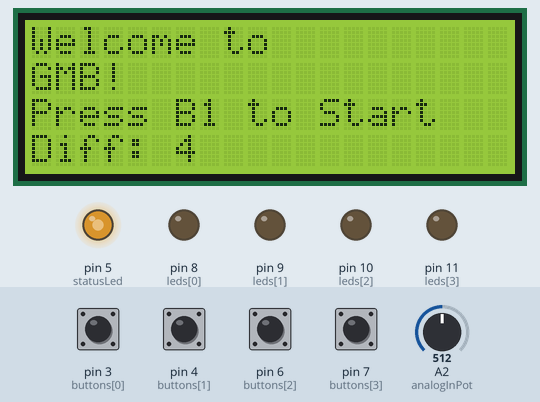
This sketch was run on a simulated Arduino Uno, built with avr-gcc and run on an emulated ATmega328P. On the bench: 20×4 character LCD, output pins drawn as LEDs (lit = HIGH). The inputs (shaded band) are chosen by the test bench; at power-on: pin 3 (buttons[0]), pin 4 (buttons[1]), pin 6 (buttons[2]), pin 7 (buttons[3]) LOW, A2 (analogInPot) = 512. Random numbers use the default seed unless the sketch sets one.

Above: at 1.2 s.
1.3 s: pin 3 (buttons[0]) pulled HIGH for 0.15 s
At 1.7 s:
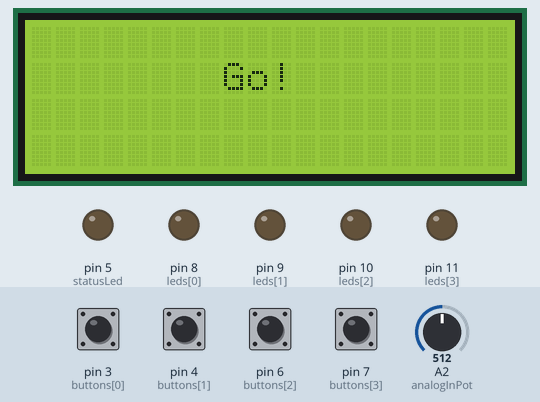
4.4 s: pin 4 (buttons[1]) pulled HIGH for 0.15 s
At 7.2 s:
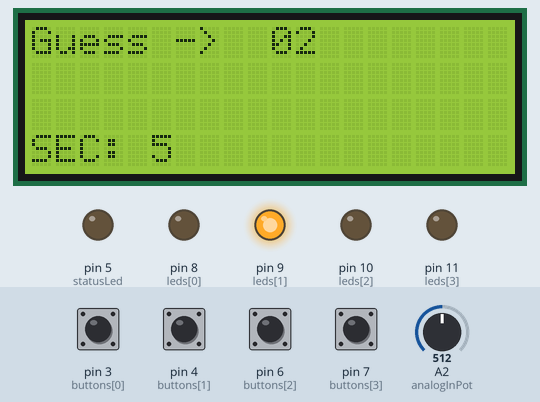
7.5 s: pin 6 (buttons[2]) pulled HIGH for 0.15 s
At 10.2 s:
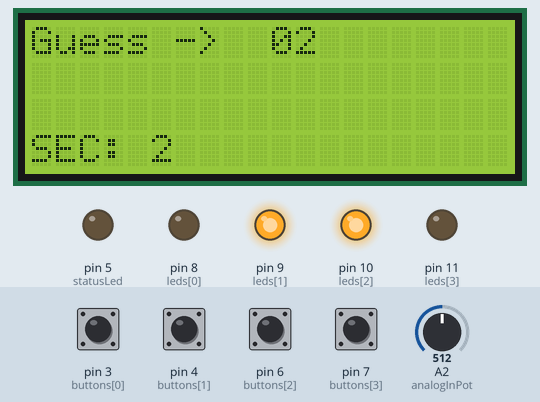
10.6 s: pin 4 (buttons[1]) pulled HIGH for 1 s
At 13.2 s:
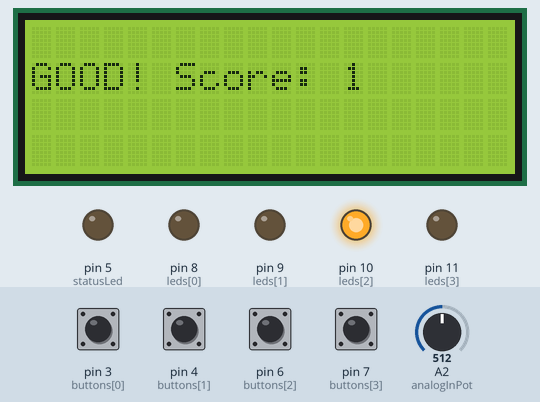
14.6 s: pin 7 (buttons[3]) pulled HIGH for 0.15 s
At 15.5 s:
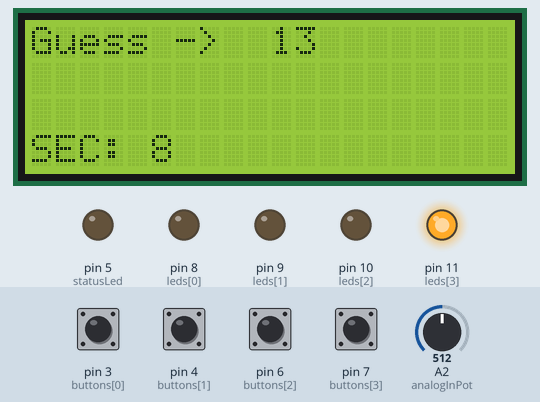
17.7 s: pin 3 (buttons[0]) pulled HIGH for 1 s
At 24.9 s:
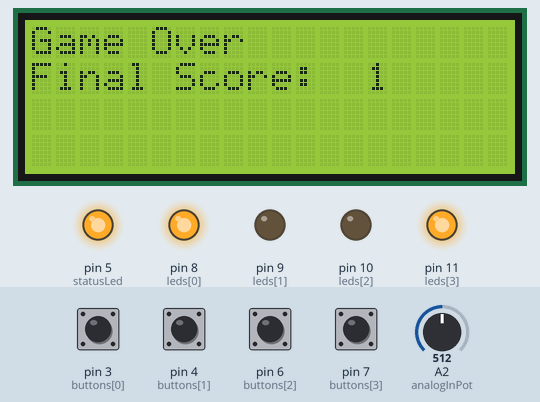
Timing chart, 0 to 25.3 s (numbered marks = the images above; inputs shaded):
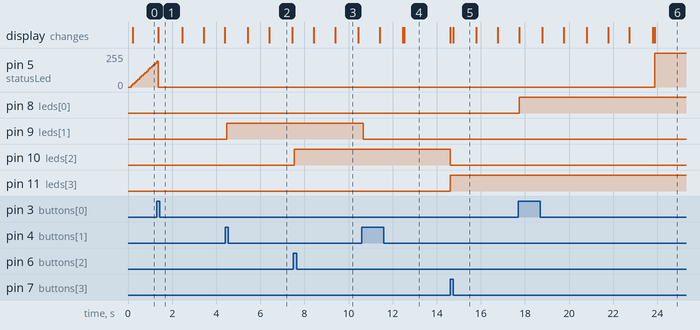

Measured:
- after the input at 1.3 s, the display: changes after 0.08 s (image 1)
- after the input at 4.4 s, pin 9 (leds[1]): LOW → HIGH after 0.07 s
- after the input at 7.5 s, pin 10 (leds[2]): LOW → HIGH at once
- after the input at 10.6 s, pin 9 (leds[1]): HIGH → LOW after 0.06 s
- after the input at 14.6 s, pin 11 (leds[3]): LOW → HIGH at once
- after the input at 17.7 s, pin 8 (leds[0]): LOW → HIGH at once
- what the display in image 2 shows lasts 1.1 s, from 6.4 s to 7.5 s

The sketch:

iot_project_1.ino
```cpp
/**
 * The main arduino file
 * @author Senni Mattia, Fattori Fabio, Tonelli Francesco
 * Group members:
 * Senni Mattia, 0001079869
 * Fattori Fabio, 0001071463
 * Tonelli Francesco, 0001071531
 */

#include "controllers.hpp"
#include <LiquidCrystal_I2C.h>
#include "math.h"
#include <avr/sleep.h>

#define GO_PROMPT_TIME 1000
#define GAME_OVER_TIME 10000
#define SLEEP_MODE_TIME 10000
#define CORRECT_ANSWER_TIME 2000
#define INTERUPT_DELAY 40

/**
 * When isTest is true, the application run's on test mode, that means
 * that it do not start with the real application but it start a demo
 * application that let the user check if components setup is corrects
 *
 * When isTest is false, just start the normal application
 */
const bool isTest = false;

const int statusLed = 5;
const int analogInPot = A2;

const int buttons[] = {3, 4, 6, 7};
const int leds[] = {8, 9, 10, 11};
bool isButtonPressed[] = {false, false, false, false};

// Status led Fading variables
int brightness = 0;
int fadeAmount = 12;

long prevB1PressCheck = 0;

unsigned long lastButtonClick = 0;
unsigned long lastMancheStartTime = 0;
bool mancheTimerEndEventTriggered = false;

/**
 * When app is in verbose mode it enable logging using log function, else it do not display log
 */
const bool verbose = true;

LiquidCrystal_I2C lcd(0x27, 20, 4);

/**
 * The setup and loop functions are in the bottom of the file
 */

void log(char *message)
{
  if (verbose)
  {
    Serial.println(message);
  }
}

void initSleepModeTimer()
{
  lastButtonClick = millis();
}

void checkSleepMode()
{
  for (int button : buttons)
  {
    if (digitalRead(button) == HIGH)
    {
      lastButtonClick = millis();
    }
  }
  if (millis() - lastButtonClick > SLEEP_MODE_TIME)
  {
    setSleep();
  }
}

void startMancheTimer()
{
  lastMancheStartTime = millis();
  mancheTimerEndEventTriggered = false;
}

bool checkMancheTimer()
{
  const int actualTime = millis() - lastMancheStartTime;
  if (!mancheTimerEndEventTriggered && actualTime >= getTimer())
  {
    // match finished
    mancheTimerEndEventTriggered = true;
    handleMoveTimerEnd();
  }
}

void turnoOfAllLeds()
{
  for (int led : leds)
  {
    digitalWrite(led, LOW);
  }

  digitalWrite(statusLed, LOW);
}

void pulseStatusLed()
{
  brightness = brightness + fadeAmount;
  if (brightness <= 0 || brightness >= 255)
  {
    if (brightness < 0)
    {
      brightness = 0;
    }
    if (brightness > 255)
    {
      brightness = 255;
    }
    fadeAmount = -fadeAmount;
  }
  analogWrite(statusLed, brightness);
}

void triggerStatusLed()
{
  digitalWrite(statusLed, HIGH);
}

void cleanScreen()
{
  int rows[] = {0, 1, 2, 3};
  for (int row : rows)
  {
    lcd.setCursor(0, row);
    lcd.print("                   ");
  }
}

void printWelcomeMessage()
{
  lcd.setCursor(0, 0);
  lcd.print("Welcome to          ");
  lcd.setCursor(0, 1);
  lcd.print("GMB!                ");
  lcd.setCursor(0, 2);
  lcd.print("Press B1 to Start   ");
  lcd.setCursor(0, 3);
  lcd.print("Diff: ");
  lcd.setCursor(6, 3);
  lcd.print(getCurrentDifficult());
  lcd.setCursor(8, 3);
  lcd.print("            ");
}

void printGo()
{
  lcd.setCursor(0, 0);
  lcd.print("                    ");
  lcd.setCursor(0, 1);
  lcd.print("        Go!         ");
  lcd.setCursor(0, 2);
  lcd.print("                    ");
  lcd.setCursor(0, 3);
  lcd.print("                    ");
}

void printNumber(int number)
{
  lcd.setCursor(0, 0);
  lcd.print("Guess ->  ");
  lcd.setCursor(10, 0);

  if (number < 10)
  {
    lcd.print("0");
  }
  lcd.print(number);
  lcd.setCursor(12, 0);
  lcd.print("              ");
  lcd.setCursor(0, 1);
  lcd.print("                    ");
  lcd.setCursor(0, 2);
  lcd.print("                    ");
  lcd.setCursor(0, 3);
  lcd.print("SEC: ");
  lcd.setCursor(5, 3);
  auto time = getTimer();
  auto rt = (int)ceil((time - (millis() - lastMancheStartTime))/1000);
  lcd.print(rt);
  const int decs[] = {4, 3, 2, 1};
  int curr = 5;
  for (int dec : decs)
  {
    if (time < pow(10, dec))
    {
      curr++;
      lcd.print(" ");
    }
  }
}

void printGoodScore()
{
  lcd.setCursor(0, 0);
  lcd.print("                    ");
  lcd.setCursor(0, 1);
  lcd.print("GOOD! Score: ");
  lcd.setCursor(13, 1);
  auto score = getScore();
  lcd.print(score);
  if (score < 10)
  {
    lcd.setCursor(14, 1);
    lcd.print(" ");
  }
  lcd.setCursor(15, 1);
  lcd.print("     ");
  lcd.setCursor(0, 2);
  lcd.print("                    ");
  lcd.setCursor(0, 3);
  lcd.print("                    ");
}

void printGameOver(int score)
{
  cleanScreen();
  lcd.setCursor(0, 0);
  lcd.print("Game Over");
  lcd.setCursor(0, 1);
  lcd.print("Final Score: ");
  lcd.setCursor(14, 1);
  lcd.print(score);
}

void updatePotentiometerDifficult()
{
  int value = analogRead(analogInPot);
  updateDifficult(value);
}

void prepareSleepMode()
{
  for (int led : leds)
  {
    digitalWrite(led, LOW);
  }
  digitalWrite(statusLed, LOW);
  lcd.noBacklight();
  lcd.setCursor(0, 0);
  lcd.print("                     ");
  lcd.setCursor(0, 1);
  lcd.print("                     ");
  lcd.setCursor(0, 2);
  lcd.print("                     ");
  lcd.setCursor(0, 3);
  lcd.print("                     ");
}

void prepareForWakeUp()
{
  lcd.backlight();
}

void handleB1Press()
{
  long ts = millis();
  if (ts - prevB1PressCheck > INTERUPT_DELAY)
  {
    if (isWaitingForStart())
    {
      startGame();
    }
    prevB1PressCheck = ts;
  }
}

void gameRoutine()
{
  printNumber(getExtractedNumber());

  for (int i = 0; i < getLedNumber(); i++)
  {
    if (digitalRead(buttons[i]) == HIGH)
    {
      if (isButtonPressed[i] == false)
      {
        pressButton(i);
      }
      isButtonPressed[i] = true;
    }
    else
    {
      isButtonPressed[i] = false;
    }
  }

  for (int i = 0; i < getLedNumber(); i++)
  {
    if (isLedActive(i))
    {
      digitalWrite(leds[i], HIGH);
    }
    else
    {
      digitalWrite(leds[i], LOW);
    }
  }
}

void handleMoveTimerEnd()
{
  if (isGameStarted())
  {
    setIsWaitResult();
  }
}

int testPotentioMeterPV = 0;
void testComponentLoop()
{

  digitalWrite(statusLed, HIGH);
  int potentioMeterValue = analogRead(analogInPot);

  bool openButton[] = {false,
                       false,
                       false,
                       false};

  for (int i = 0; i < getLedNumber(); i++)
  {
    if (digitalRead(buttons[i]) == HIGH)
    {
      digitalWrite(leds[i], HIGH);
    }
    else
    {
      digitalWrite(leds[i], LOW);
    }
  }

  lcd.setCursor(0, 1);
  lcd.print("TEST: P: ");

  if (testPotentioMeterPV != potentioMeterValue)
  {
    lcd.setCursor(0, 2);
    lcd.print("    ");
    lcd.setCursor(0, 2);
    lcd.print(potentioMeterValue);
    testPotentioMeterPV = potentioMeterValue;
  }
}

void goToSleep()
{
  prepareSleepMode();
  set_sleep_mode(SLEEP_MODE_PWR_DOWN);
  sleep_enable();
  sleep_mode();
  sleep_disable();
  prepareForWakeUp();
  startGame();
}

void setup()
{
  // Init all buttons as input
  for (int button : buttons)
  {
    pinMode(button, INPUT);
  }

  // Init all buttons as output
  for (int led : leds)
  {
    pinMode(led, OUTPUT);
  }

  pinMode(statusLed, OUTPUT);

  Serial.begin(9600);

  // Init Display and turn on the backlight
  lcd.init();
  lcd.backlight();

  // If app is not running in test mode, attach all app Interrupt
  // For checkout what is test mode, please refer to the relative comment on the top of the file
  if (!isTest)
  {
    attachInterrupt(digitalPinToInterrupt(buttons[0]), handleB1Press, RISING);
  }
}

void loop()
{
  if (isTest)
  {
    // If app start in test mode run test routine loop
    random(1, 10);
    testComponentLoop();
  }
  else
  {
    // The game work as a state machine where for each different state it do something different
    if (isSleeping())
    {
      // When app is in sleep enable sleep mode
      goToSleep();
      // Once sleep mode end, the game will go in wait for start state so init the sleep mode timer
      initSleepModeTimer();
    }
    else if (isWaitingForStart())
    {
      // If app is in wait for start he is waiting for a B1 press, then display Welcome message,
      // pulse status led and listen for potentiometer variations
      checkSleepMode();
      printWelcomeMessage();
      pulseStatusLed();
      updatePotentiometerDifficult();
    }
    else if (isAboutToStart())
    {
      // In about to start app print GO message and once ready start manche timer
      printGo();
      turnoOfAllLeds();
      delay(GO_PROMPT_TIME);
      startGame();
      startMancheTimer();
    }
    else if (isGameStarted())
    {
      // The game routing listen for button press and turn on relativa led's.
      // Then checkout manche timer for see if time is end
      gameRoutine();
      checkMancheTimer();
    }
    else if (isWaitResult())
    {
      // When wait to result, use move() method for submit and check if user answer correct
      move();
    }
    else if (isCorrectAnswer())
    {
      // If the previous check return success, congrats to user and display score number, then it restart manche timer for next round
      // It automatically decrease the timer of an amount
      printGoodScore();
      delay(CORRECT_ANSWER_TIME);
      resume();
      startMancheTimer();
    }
    else if (isGameOver())
    {
      // When previous check return failure, print game over message with relative current score, then, initialize the game
      printGameOver(getScore());
      triggerStatusLed();
      delay(GAME_OVER_TIME);
      startGame();
      // Restart wait for start sleep mode timer
      initSleepModeTimer();
    }
  }
}
```

DifficultFunc.cpp
```cpp
/**
 * @author Senni Mattia, Fattori Fabio, Tonelli Francesco
 */
#include "DifficultFunc.hpp"

#define NUMBERS_OF_DIFFICULTIES 6
// 10 seconds by default
#define MILLISECONDS_STARTING_VALUE 10000
#define ANALOG_MAX_VALUE 1023
#define ANALOG_MIN_VALUE 0
#define PER

int difficulty = 0;

int getDifficult()
{
    return difficulty;
}

void setDifficult(int value)
{
    if (value >= ANALOG_MIN_VALUE && value <= ANALOG_MAX_VALUE)
    {
        for (int i = 0; i < NUMBERS_OF_DIFFICULTIES; i++)
        {
            int calculatedValue = (ANALOG_MAX_VALUE / NUMBERS_OF_DIFFICULTIES) * (i + 1);
            if (i == NUMBERS_OF_DIFFICULTIES - 1)
            {
                calculatedValue = ANALOG_MAX_VALUE;
            }
            if (value <= calculatedValue)
            {
                difficulty = i + 1;
                return;
            }
        }
    }
}

int getMillisecondsBasedByScore(int score)
{
    int time = MILLISECONDS_STARTING_VALUE - (MILLISECONDS_STARTING_VALUE * (((double)score) / 100.0 * difficulty * 2));
    return time < 0 ? 0 : time;
}
```

DifficultFunc.hpp
```cpp
#ifndef DIFFICULT_FUNC_H
#define DIFFICULT_FUNC_H

void setDifficult(int value);

int getDifficult();

int getMillisecondsBasedByScore(int score);

#endif
```

controllers.cpp
```cpp
/**
 * @author Senni Mattia, Fattori Fabio, Tonelli Francesco
 */
#include "guessNumber.hpp"
#include "controllers.hpp"
#include "DifficultFunc.hpp"
#include "Arduino.h"

#define WAITING_FOR_START 0
#define SLEEP_MODE 1
#define ABOUT_TO_START 2
#define IN_GAME 3
#define CORRECT_ANSWER 4
#define GAME_OVER 5
#define WAIT_RESULT 6

bool ledValues[] = {false, false, false, false};

short unsigned int gameState = WAITING_FOR_START;
// 0 -> Wait For Start
// 1 -> Sleep Mode
// 2 -> About To Start
// 3 -> In Game
// 4 -> Correct Answer
// 5 -> Game Over
// 6 -> Wait for Result

int currentScore = 0;

int getGameState()
{
    return gameState;
}

bool isGameStarted()
{
    return gameState == IN_GAME;
}

bool isCorrectAnswer()
{
    return gameState == CORRECT_ANSWER;
}

bool isAboutToStart()
{
    return gameState == ABOUT_TO_START;
}

bool isSleeping()
{
    return gameState == SLEEP_MODE;
}

bool isGameOver()
{
    return gameState == GAME_OVER;
}

bool isWaitingForStart()
{
    return gameState == WAITING_FOR_START;
}

bool isWaitResult()
{
    return gameState == WAIT_RESULT;
}

void setIsWaitResult()
{
    gameState = WAIT_RESULT;
}

int getScore()
{
    return currentScore;
}

bool isLedActive(int index)
{
    if (isGameStarted())
    {
        if (index >= 0 && index < getLedNumber())
        {
            return ledValues[index];
        }
    }
    return false;
}

void startGame()
{
    if (isSleeping())
    {
        gameState = WAITING_FOR_START;
    }
    else if (isWaitingForStart())
    {
        gameState = ABOUT_TO_START;
    }
    else if (isAboutToStart())
    {
        currentScore = 0;
        gameState = IN_GAME;
        extractNumber();
    }
    else if (isGameOver())
    {
        gameState = WAITING_FOR_START;
    }
}

int getExtractedNumber()
{
    return getCurrentNumber();
}

void updateDifficult(int value)
{
    if (isWaitingForStart())
    {
        setDifficult(value);
    }
}

int getTimer()
{
    return getMillisecondsBasedByScore(currentScore);
}

int getCurrentDifficult()
{
    return getDifficult();
}

void pressButton(int index)
{
    if (isGameStarted())
    {
        if (index >= 0 && index < getLedNumber())
        {
            ledValues[index] = !ledValues[index];
        }
    }
}

bool move()
{
    bool correct = checkBinary(ledValues[0], ledValues[1], ledValues[2], ledValues[3]);

    if (correct)
    {
        currentScore++;
        extractNumber();
        gameState = CORRECT_ANSWER;
    }
    else
    {
        gameState = GAME_OVER;
    }
    resetLed();

    return correct;
}

void resume()
{
    gameState = IN_GAME;
}

void setSleep()
{
    if (!isGameStarted())
    {
        gameState = SLEEP_MODE;
    }
}

int getLedNumber()
{
    return sizeof(ledValues) / sizeof(ledValues[0]);
}

int extractNumber()
{
    return generateNumber();
}

void resetLed()
{
    for (bool &led : ledValues)
    {
        led = false;
    }
}
```

controllers.hpp
```cpp
int getGameState();
bool isGameStarted();
bool isCorrectAnswer();
bool isAboutToStart();
bool isSleeping();
bool isGameOver();
bool isWaitingForStart();
bool isWaitResult();
void setIsWaitResult();
int getScore();
bool isLedActive(int index);
void startGame();
int getExtractedNumber();
void updateDifficult(int value);
int getTimer();
int getCurrentDifficult();
void pressButton(int index);
bool move();
void resume();
void setSleep();
int getLedNumber();
int extractNumber();
void resetLed();
```

guessNumber.cpp
```cpp
/**
 * @author Senni Mattia, Fattori Fabio, Tonelli Francesco
 */
#include <Arduino.h>
#include "guessNumber.hpp"

static const int MAX = 16;
static const int MIN = 0;

static int currentNumber;

int generateNumber()
{
    randomSeed(micros());
    currentNumber = random(MIN, MAX);

    return currentNumber;
}

int getCurrentNumber()
{
    return currentNumber;
}

bool checkBinary(bool b3, bool b2, bool b1, bool b0)
{
    // Ensure the input integer is between 0 and 15 (4-bit numbers)
    if (currentNumber < 0 || currentNumber > 15)
    {
        return false;
    }

    int actNumber = 8 * b3 + 4 * b2 + 2 * b1 + b0;
    return currentNumber == actNumber;
}
```

guessNumber.hpp
```cpp
#ifndef GUESS_NUMBER
#define GUESS_NUMBER

int generateNumber();
int getCurrentNumber();
bool checkBinary(bool b3, bool b2, bool b1, bool b0);

#endif GUESS_NUMBER
```
